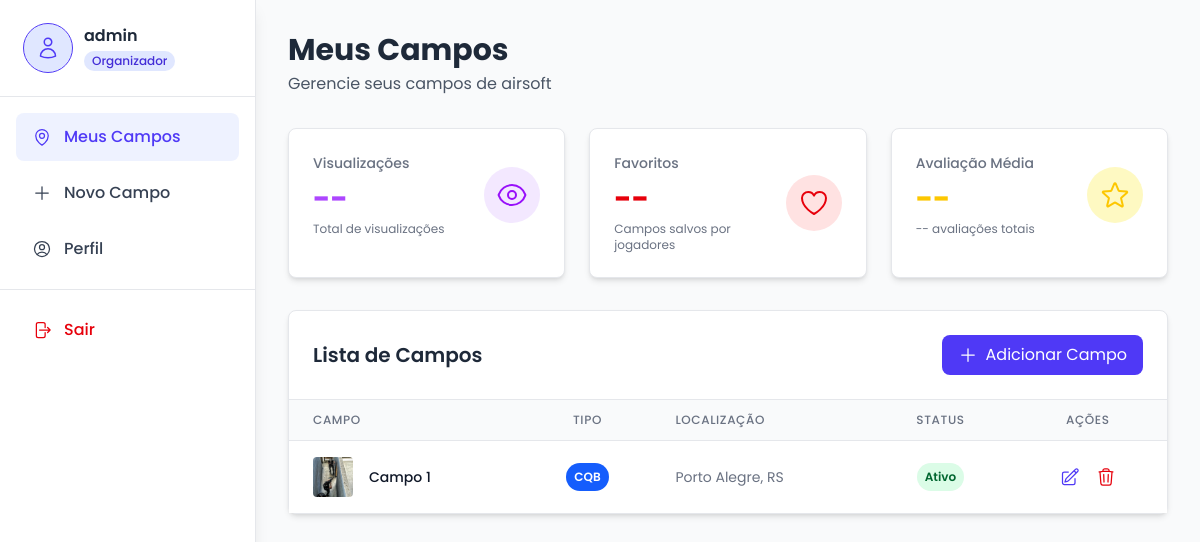
The app's page /organizador/painel/meus_campos/ (signed in), older data.
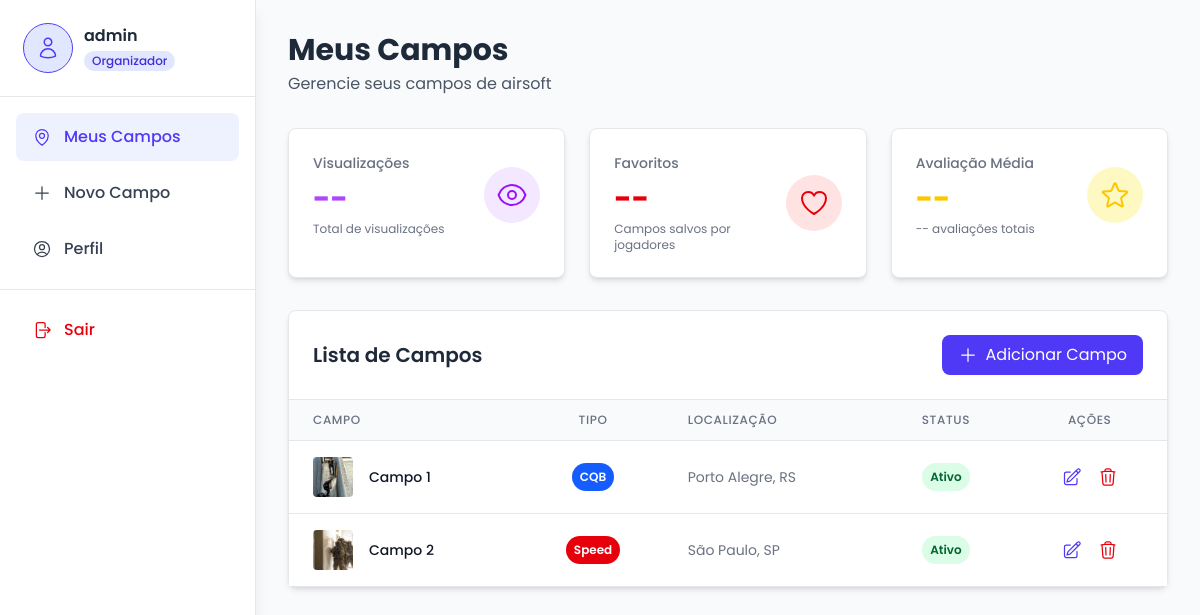
The same page, newer data.
### fields/models.py (models this page shows, shortened)
class Field(models.Model):
    FIELD_TYPE_CHOICES = [
        ('CQB', 'CQB'),
        ('MATA', 'Mata'),
        ('MISTO', 'Misto'),
        ('SPEED', 'Speed'),
    ]
    field_name = models.CharField(max_length=200, verbose_name="Nome do campo")
    field_type = models.CharField(max_length=10, choices=FIELD_TYPE_CHOICES, verbose_name="Tipo de Campo")
    address = models.TextField(verbose_name="Endereço")
    state = models.CharField(max_length=100, verbose_name="Estado")
    state_abbreviation = models.CharField(max_length=2, verbose_name="Abreviação do Estado")
    city = models.CharField(max_length=100, verbose_name="Cidade")
    phone = models.CharField(validators=[
        MinLengthValidator(15),
        MaxLengthValidator(15)],
        verbose_name="Telefone")
    description = models.TextField(validators=[MinLengthValidator(60)], verbose_name="Descrição")
    operating_hours = models.TextField(verbose_name="Horário de funcionamento")
    visible = models.BooleanField(default=True, verbose_name="Visível")
    organizer = models.ForeignKey(settings.AUTH_USER_MODEL, on_delete=models.CASCADE, verbose_name="Organizador")
    class Meta:
        verbose_name = "Campo"
        verbose_name_plural = "Campos"

class FieldPhoto(models.Model):
    field = models.ForeignKey(Field, on_delete=models.CASCADE, related_name='photos', verbose_name="Campo")
    photo = models.ImageField(upload_to='field_photos/', verbose_name="Foto")
    class Meta:
        verbose_name = "Foto do campo"
        verbose_name_plural = "Fotos dos campos"

### organizers/views/organizer_area.py (the view)
@login_required()
def my_fields(request):
    user_fields = Field.objects.filter(organizer=request.user)
    return render(request, "organizers/organizer_area/my_fields.html", {'user_fields': user_fields})

### organizers/templates/organizers/organizer_area/my_fields.html (shortened to what the changed rows need)
{% extends "organizers/organizer_area/base.html" %}
{% load static %}
{% block content %}
<main class="lg:ml-64 min-h-screen p-4 md:p-8">
  <header class="mb-8 mt-12 lg:mt-0 flex flex-row justify-between items-center">
    <div>
      <h1 class="text-2xl md:text-3xl font-bold text-gray-800">Meus Campos</h1>
    </div>
  </header>
  <div class="bg-white rounded-lg shadow-md border border-gray-200">
    <div
      class="p-6 border-b border-gray-200 flex flex-col sm:flex-row sm:items-center sm:justify-between gap-4"
    >
      <h2 class="text-xl font-semibold text-gray-800">Lista de Campos</h2>
    </div>
    <div class="overflow-x-auto">
      <table class="w-full">
        <thead class="bg-gray-50 border-b border-gray-200">
          <tr>
            <th
              class="px-6 py-3 text-left text-xs font-medium text-gray-500 uppercase tracking-wider"
            >
              Campo
            </th>
            <th
              class="px-6 py-3 text-center text-xs font-medium text-gray-500 uppercase tracking-wider"
            >
              Tipo
            </th>
            <th
              class="px-6 py-3 text-left text-xs font-medium text-gray-500 uppercase tracking-wider"
            >
              Localização
            </th>
            <th
              class="px-6 py-3 text-center text-xs font-medium text-gray-500 uppercase tracking-wider"
            >
              Status
            </th>
            <th
              class="px-6 py-3 text-center text-xs font-medium text-gray-500 uppercase tracking-wider"
            >
              Ações
            </th>
          </tr>
        </thead>
        <tbody class="bg-white divide-y divide-gray-200">
          {% if user_fields %}
            {% for field in user_fields %}
              <tr class="hover:bg-gray-50 transition-colors">
                <td class="px-6 py-4 whitespace-nowrap">
                  <div class="flex items-center">
                    <img
                      class="h-10 w-10 rounded object-cover"
                      src="{{ field.photos.first.photo.url }}"
                      alt="Campo"
                    />
                    <div class="ml-4">
                      <div class="text-sm font-medium text-gray-900">
                        {{ field.field_name }}
                      </div>
                    </div>
                  </div>
                </td>
                <td class="px-6 py-4 whitespace-nowrap text-center">
                  <span
                    class="px-2 py-1 inline-flex text-xs leading-5 font-semibold rounded-full text-white
                    {% if field.field_type == 'MISTO' %}
                    bg-yellow-500
                    {% elif field.field_type == 'MATA' %}
                    bg-green-600
                    {% elif field.field_type == 'CQB' %}
                    bg-blue-600
                    {% elif field.field_type == 'SPEED' %}
                    bg-red-600
                    {% endif %}"
                  >
                    {{ field.get_field_type_display }}
                  </span>
                </td>
                <td class="px-6 py-4 whitespace-nowrap text-sm text-gray-500">
                  {{  field.city }}, {{ field.state_abbreviation }}
                </td>
                <td class="px-6 py-4 whitespace-nowrap text-center">
                  <span
                    class="px-2 py-1 inline-flex text-xs leading-5 font-semibold rounded-full
                    {% if field.visible == True %}
                     bg-green-100 text-green-800
                    {% else %}
                     bg-red-100 text-red-800
                    {% endif %}
                    "
                  >
                    {% if field.visible == True %}
                      Ativo
                    {% else %}
                      Inativo
                    {% endif %}
                  </span>
                </td>
                <td class="px-6 py-4 whitespace-nowrap text-sm font-medium">
                  <div class="flex items-center justify-center gap-2">
                    <button
                      data-field-id="{{ field.id }}"
                      data-field-status="{{ field.visible }}"
                      data-field-name="{{ field.field_name }}"
                      data-field-type="{{ field.field_type }}"
                      data-field-phone="{{ field.phone }}"
                      data-field-address="{{ field.address }}"
                      data-field-state="{{ field.state }}"
                      data-field-city="{{ field.city }}"
                      data-field-description="{{ field.description }}"
                      data-field-hours="{{ field.operating_hours }}"
                      data-field-photo="{{ field.photos.first.photo.url }}"
                      class="edit-field text-indigo-600 hover:text-indigo-900 p-1 hover:bg-indigo-50 hover:cursor-pointer rounded-full transition-colors"
                    >
                    </button>
                    <button
                    data-field-name="{{ field.field_name }}"
                    data-field-id="{{ field.id }}"
                    class="delete-field text-red-600 hover:text-red-900 p-1 hover:bg-red-50 hover:cursor-pointer rounded-full transition-colors"
                    >
                    </button>
                  </div>
                </td>
              </tr>
            {% endfor %}
          {% else %}
            <tr>
              <td colspan="5" class="px-6 py-4 whitespace-nowrap text-center text-sm text-gray-500">
                Você ainda não adicionou nenhum campo. Clique em "Adicionar Campo" para começar.
              </td>
            </tr>
          {% endif %}
        </tbody>
      </table>
    </div>
  </div>
</main>
{% endblock %}

Row changes from the older to the newer data that the page shows:
added Field: photos.first.photo (picture), field_name "Campo 2", field_type "Speed", city "São Paulo", state_abbreviation "SP", visible "Ativo"
